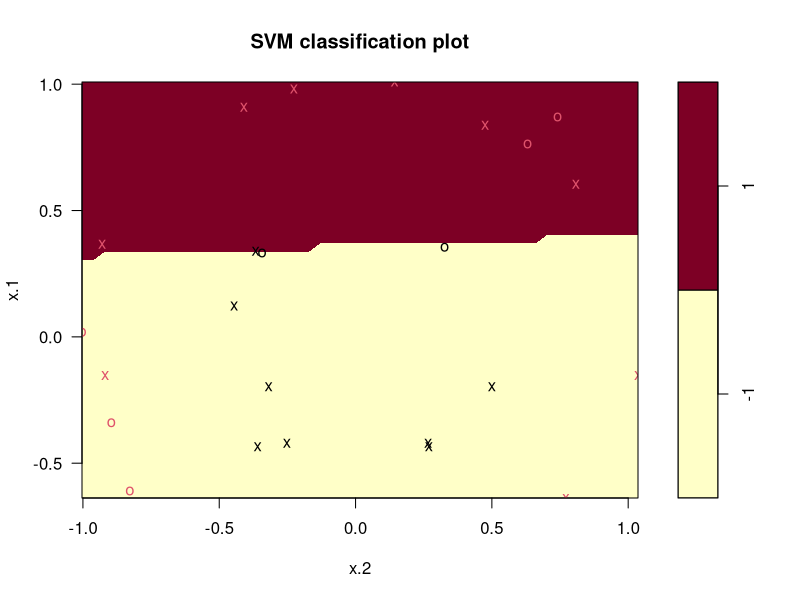
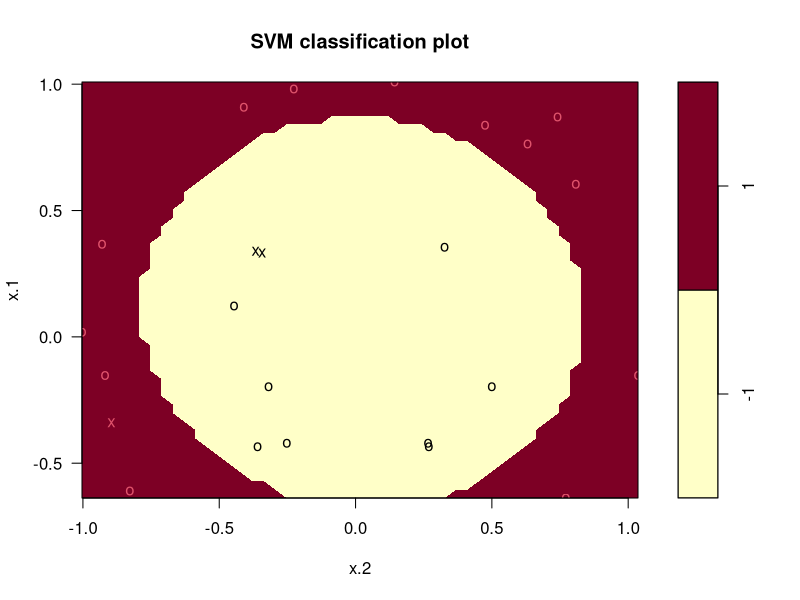
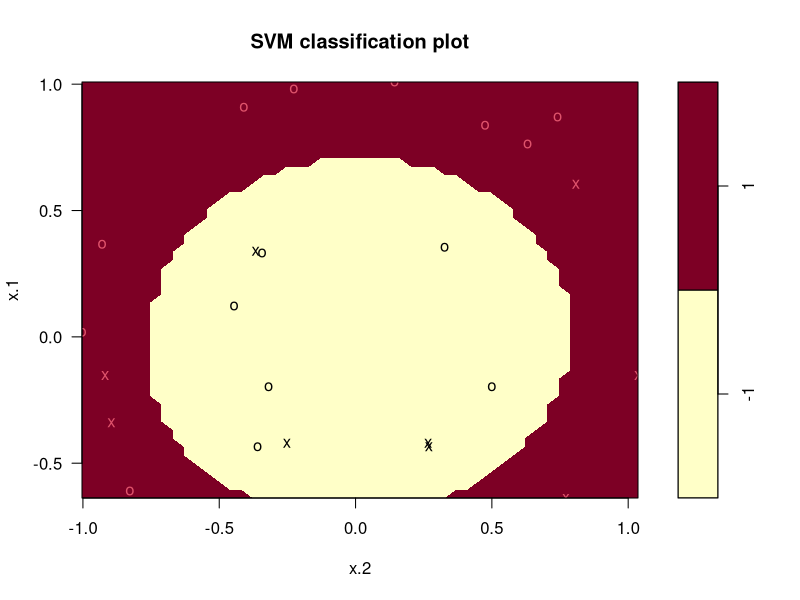

Recreate these plots in R, in order.
library(e1071)

## 1
set.seed(1)
x <- matrix(rnorm(200 * 2), ncol = 2)
x[1:100,] <- x[1:100,] + 2
x[101:150,] <- x[101:150,] - 2
y <- c(rep(1, 150), rep(2, 50))
dat <- data.frame(x = x, y = as.factor(y))
train <- sample(200, 100)

svmfit <- svm(y~., kernel = "polynomial", degree = 3, cost = 1, data = dat[train,])

## 2
set.seed(1)
x <- matrix(rnorm(200 * 2), ncol = 2)
x[1:100,] <- x[1:100,] + 2
x[101:150,] <- x[101:150,] - 2
y <- c(rep(1, 150), rep(2, 50))
dat <- data.frame(x = x, y = as.factor(y))
train <- sample(200, 100)
svmfit1 <- svm(y ~ ., data = dat[train,], kernel = "radial", gamma = 1, cost = 0.01)
svmfit2 <- svm(y ~ ., data = dat[train,], kernel = "radial", gamma = 1, cost = 1)
svmfit3 <- svm(y ~ ., data = dat[train,], kernel = "radial", gamma = 1, cost = 1e5)
train.acc1 <-mean(predict(svmfit1, dat[train,]) == dat[train,"y"])
train.acc2 <-mean(predict(svmfit2, dat[train,]) == dat[train,"y"])
train.acc3 <-mean(predict(svmfit3, dat[train,]) == dat[train,"y"])
test.acc1 <-mean(predict(svmfit1, dat[-(train),]) == dat[-(train),"y"])
test.acc2 <-mean(predict(svmfit2, dat[-(train),]) == dat[-(train),"y"])
test.acc3 <-mean(predict(svmfit3, dat[-(train),]) == dat[-(train),"y"])
MC1 <- 3

## 3
make.circle.data = function(n) {
  x1 <- runif(n, min = -1, max = 1)
  x2 <- x1
  y1 <- sqrt(1 - x1^2)
  y2 <- (-1)*y1
  x1 <- c(x1,x2)
  x2 <- c(y1,y2)
  return(data.frame(x1, x2))
}

set.seed(2077)
df1 <- make.circle.data(30)
df2 <- make.circle.data(30)
df1 <- df1 * .5 + rnorm(30, 0, 0.05)
df2 <- df2 + rnorm(30, 0, 0.05)
df <- rbind(df1, df2)
z <- rep(c(-1, 1), each=60)

dat <- data.frame(x=df, y = as.factor(z))
names(dat) <- c('x.1', 'x.2', 'y')

train_idx <- sample(1:nrow(df), nrow(df)*0.8)
train <- dat[train_idx,]
test <- dat[-(train_idx),]
lin.tune.out <- tune(svm,y~., dat = train,kernel = "linear",ranges = list(cost = c(0.01, 0.1, 1, 10, 100)))
poly.tune.out <- tune(svm,y~., dat = train,kernel = "polynomial",ranges = list(cost = c(0.01, 0.1, 1, 10, 100),degree = c(2,3,4,5)))
rad.tune.out <- tune(svm,y~., dat = train,kernel = "radial",ranges = list(cost = c(0.01, 0.1, 1, 10, 100),gamma = c(0.5,1,2,3,4)))
lin.pred <- predict(lin.tune.out$best.model, test)
poly.pred <- predict(poly.tune.out$best.model, test)
rad.pred <- predict(rad.tune.out$best.model, test)
plot(lin.tune.out$best.model,test)
plot(poly.tune.out$best.model,test)
plot(rad.tune.out$best.model,test)
MC1 <- 3
